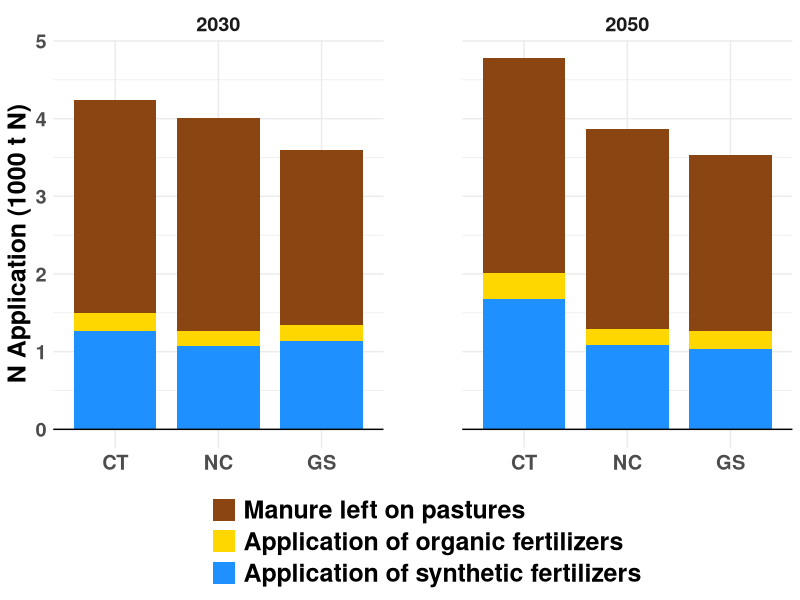
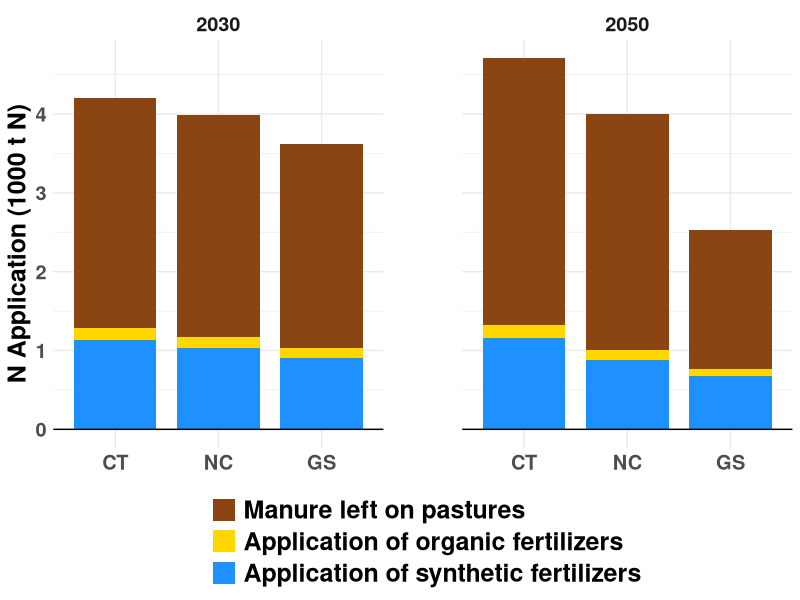
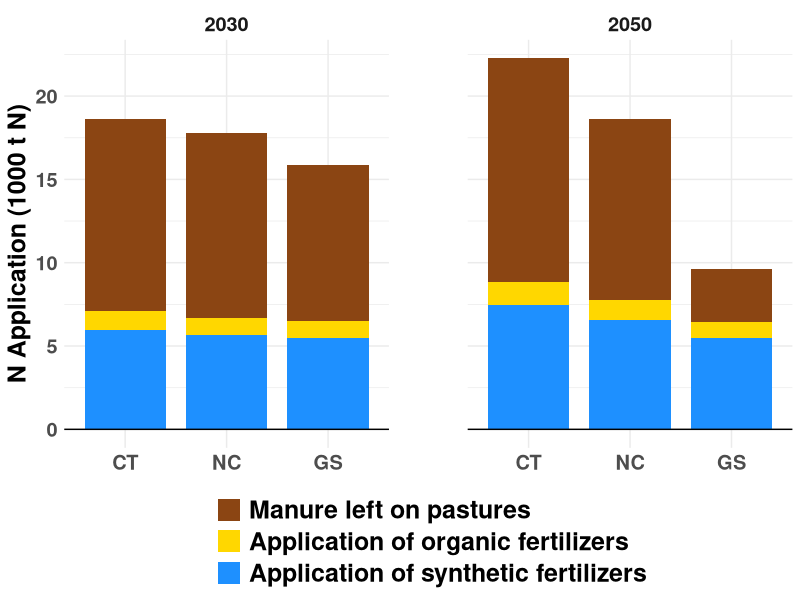
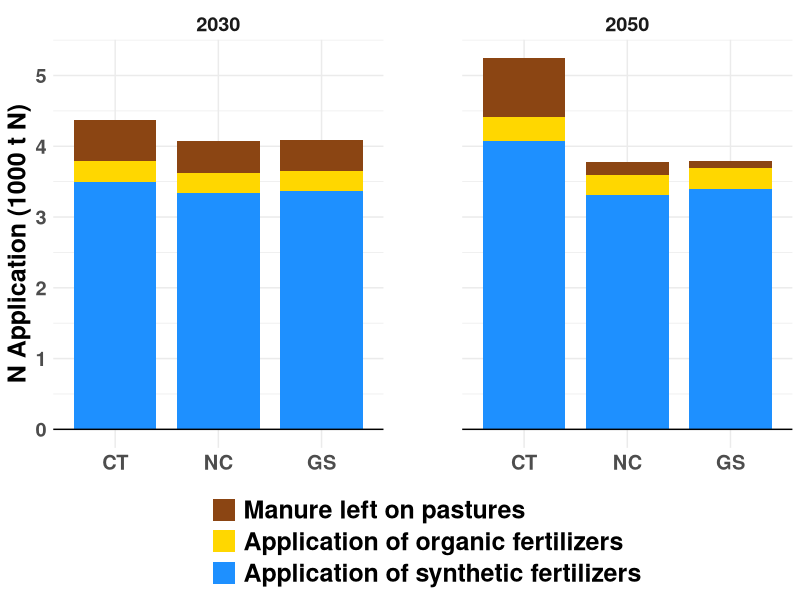
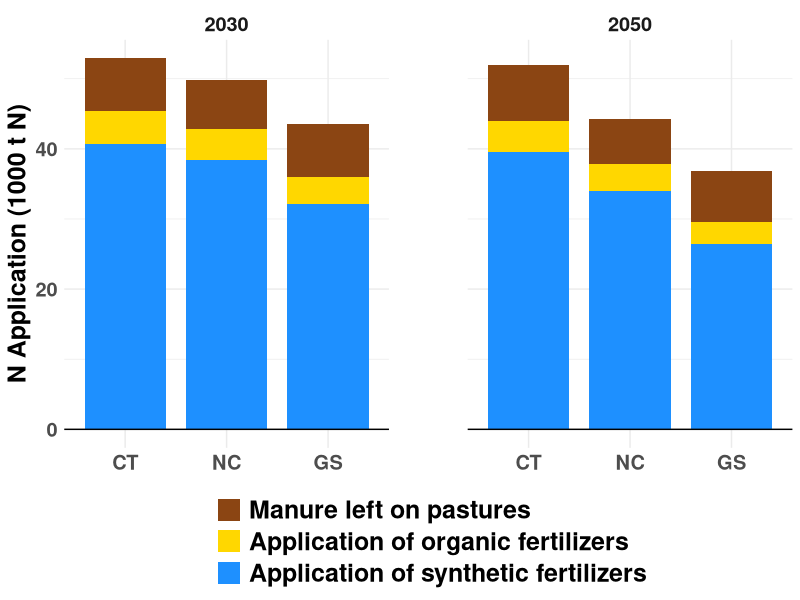
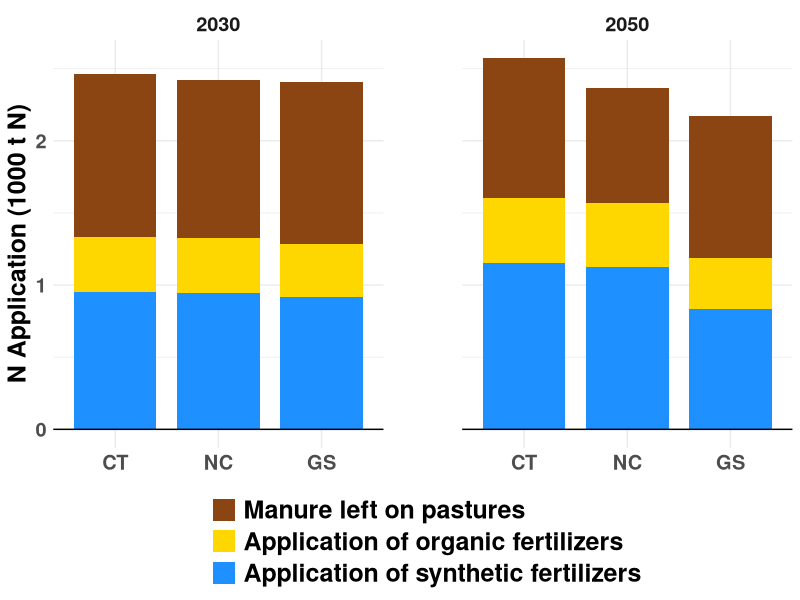
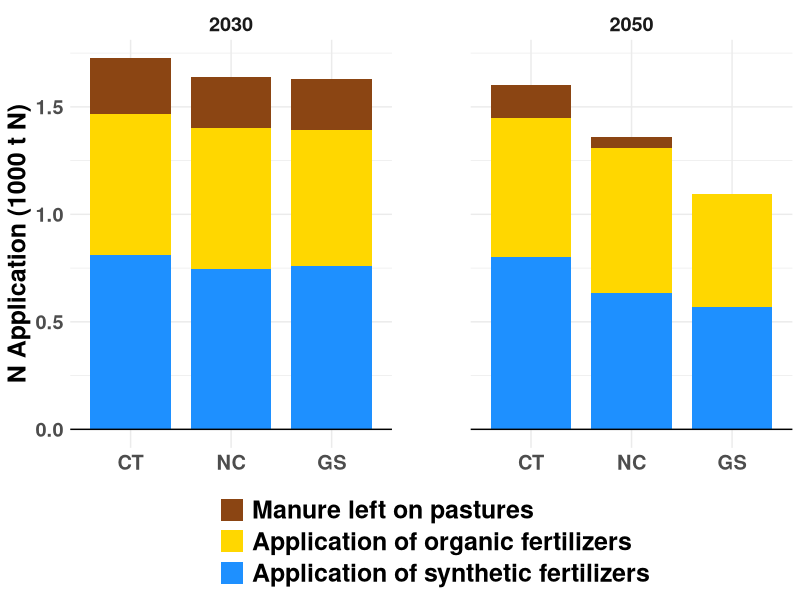
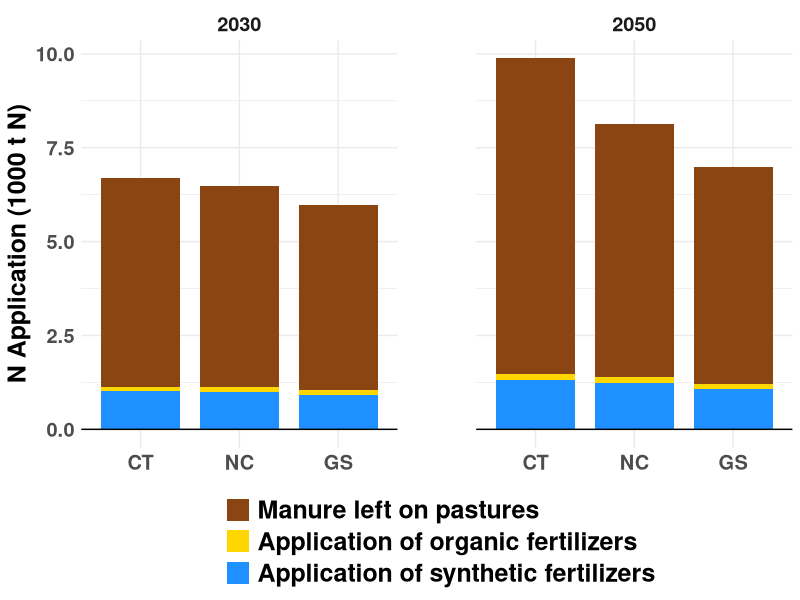

The R source for these figures, in order:
## cropland composition

# libraries ---------------------------------------------------------------
library(here)
#library(plyr)
library(dplyr)
library(tidyr)
library(readxl)
library(readr)
library(ggplot2)
library(conflicted)


conflicted::conflict_prefer("rename", "dplyr")
conflicted::conflict_prefer("mutate", "dplyr")
conflicted::conflict_prefer("summarise", "dplyr")
conflicts_prefer(dplyr::filter)
here()


#Data -------------------------------------------------------------------
scenathon<- read.csv(here("data", "240523_FullDataBase_expost.csv"), sep = "") %>% 
  filter(tradeadjustment == "Yes") %>% 
  filter(year %in% c("2030", "2050")) %>% 
  mutate( pathway_id = factor(pathway_id, levels = c("CT", "NC", "GS"))) %>% 
  select(pathway_id, country, year, calcn_synth, calcn_agsoils, calcn_leftpasture) %>% 
  rename(`Application of organic fertilizers` = calcn_agsoils,
         `Manure left on pastures` = calcn_leftpasture,
         `Application of synthetic fertilizers` = calcn_synth) %>% 
  pivot_longer(cols = c(`Application of organic fertilizers`,
                        `Manure left on pastures`,
                        `Application of synthetic fertilizers`), 
               names_to = "type", values_to = "value") %>% 
  mutate(type = factor(type, levels = c("Manure left on pastures", 
                                        "Application of organic fertilizers", 
                                        "Application of synthetic fertilizers")))

#List countries
countries <- c(
  "ARG",
  "AUS",
  "BRA"
  , "CAN", "CHN", "COL","DEU",
  "ETH"
  ,"FIN","GBR", "IDN", "IND",
  "MEX"
  ,"NOR", "RUS", "RWA","SWE",  "USA",
  "DNK",
  "GRC","TUR", "NPL",
  "R_ASP", "R_CSA", "R_NMC", "R_OEU", "R_NEU", "R_SSA"
)



figure_directory <- here("output", "figures", "Figure8_NApplication")
dir.create(figure_directory, recursive = TRUE, showWarnings = FALSE)
print(figure_directory)

# Loop for each country

for (cur_country in countries) {
  
  country_data <- subset(scenathon, country == cur_country)
  print(summary(country_data))
  # Create plot for the specific country
  p_N <- ggplot(country_data, aes(x = as.factor(pathway_id))) +
    geom_bar(aes(y = value/1000, fill = type), stat = "identity", position = "stack", width = 0.8) +
    geom_hline(yintercept = 0, linetype = "solid") +
    labs(x="",
         y = "N Application (1000 t N)",
         fill = ""
    ) +
    #scale_y_continuous(breaks = seq(0, max(country_data$kcalfeasprod_productgroup + 2000), 250)) +
    facet_grid(. ~ year, scales = "free_y"#,
               # labeller = labeller(pathway = c(
               #   "CurrentTrends" = "Current Trend",
               #   "NationalCommitments" = "National Commitments",
               #   "GlobalSustainability" = "Global Sustainability"
               #))
    ) +
    scale_fill_manual(values = c(`Manure left on pastures` = "#8B4513", 
                                 `Application of organic fertilizers` = "#FFD700", 
                                 `Application of synthetic fertilizers` = "#1E90FF")) +  
    theme_minimal() +
    theme(
      text = element_text(family = "sans", "black", size = 18, face = "bold"),
      # legend.title = element_text(family = "sans", color = "steelblue", size = 16, face = "bold"),
      legend.text = element_text(family = "sans", size = 18),
      # plot.title = element_text(color = "steelblue", size = 16, face = "bold"),
      axis.title.x = element_blank(),
      axis.title.y = element_text(color = "black", size = 18),
      legend.position = "bottom",
      panel.spacing = unit(2, "cm")
    ) +
    
    guides(fill = guide_legend(nrow = 3))
  
  # Save the plot as a TIFF file
  filename <- paste0(format(Sys.Date(),format = "%y%m%d"), "_", gsub(" ", "_", cur_country), ".tiff")
  tiff(
    filename = here(figure_directory, filename),
    units = "in", height = 5, width = 5.5, res = 300)
  print(p_N)
  dev.off()
  
}
